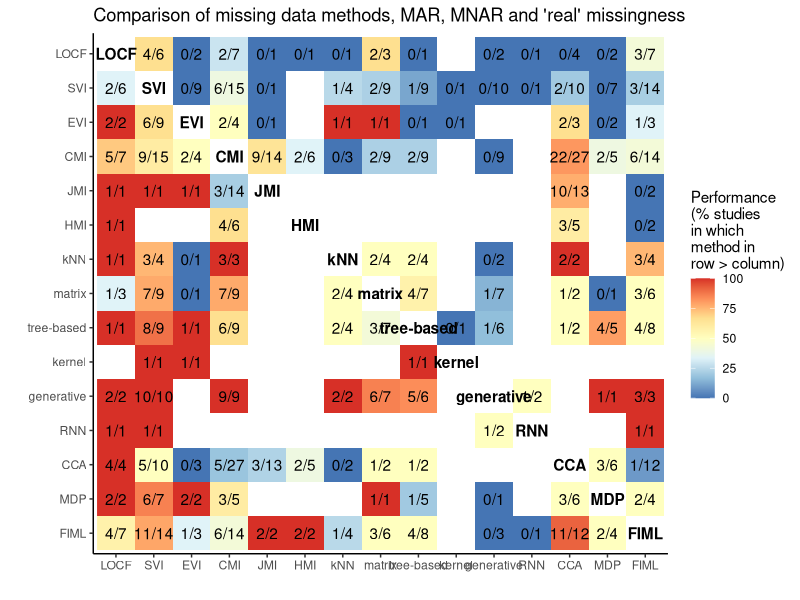
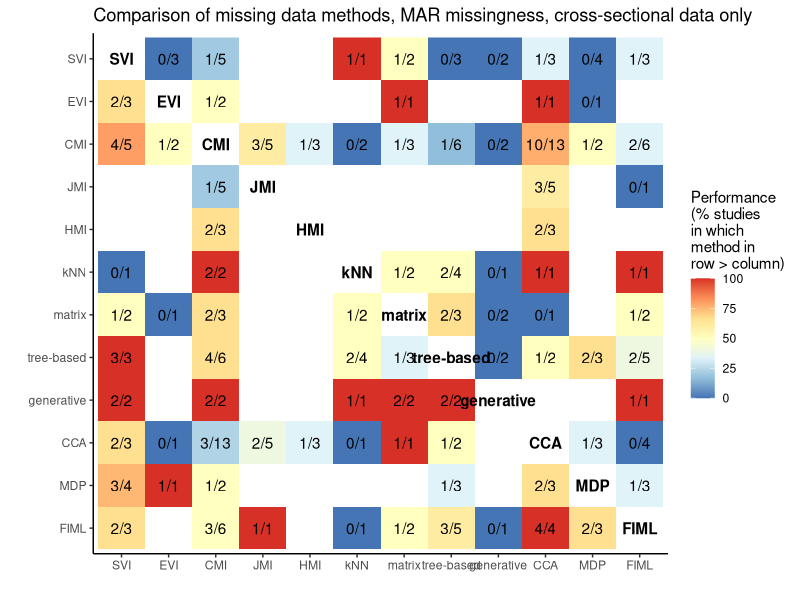
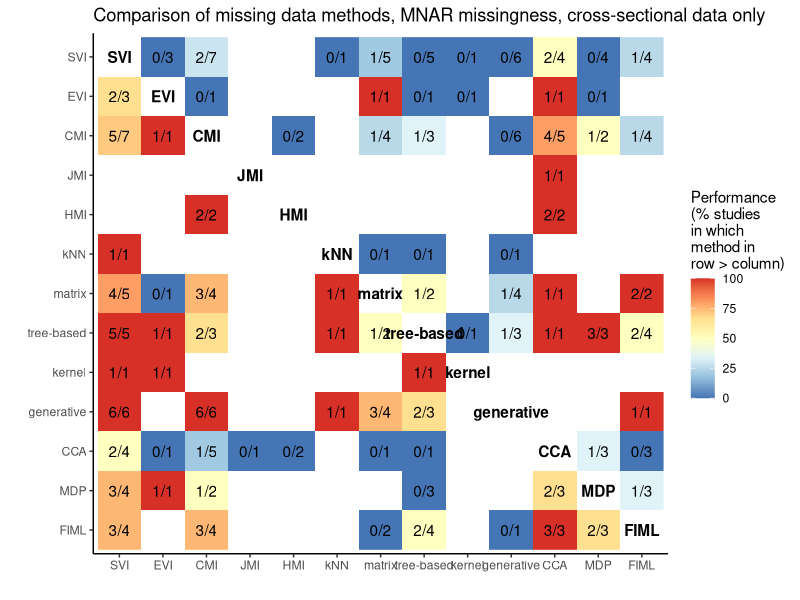
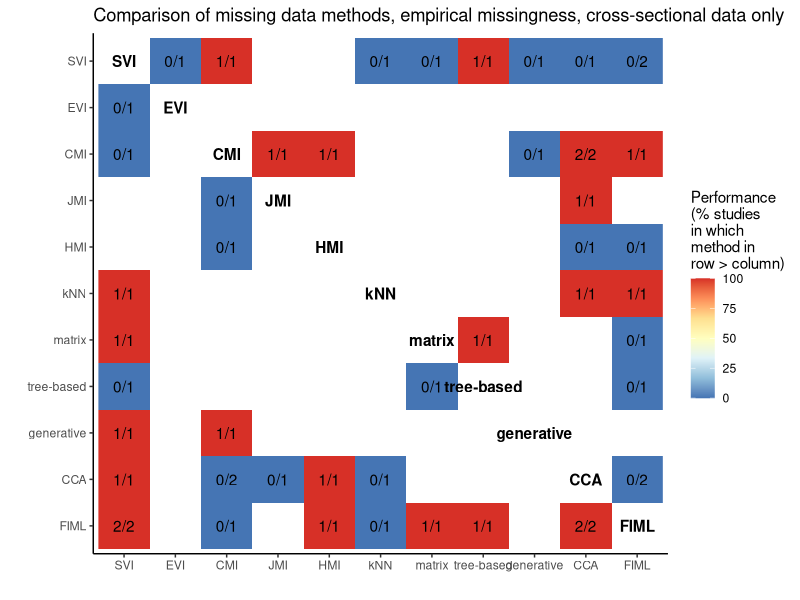
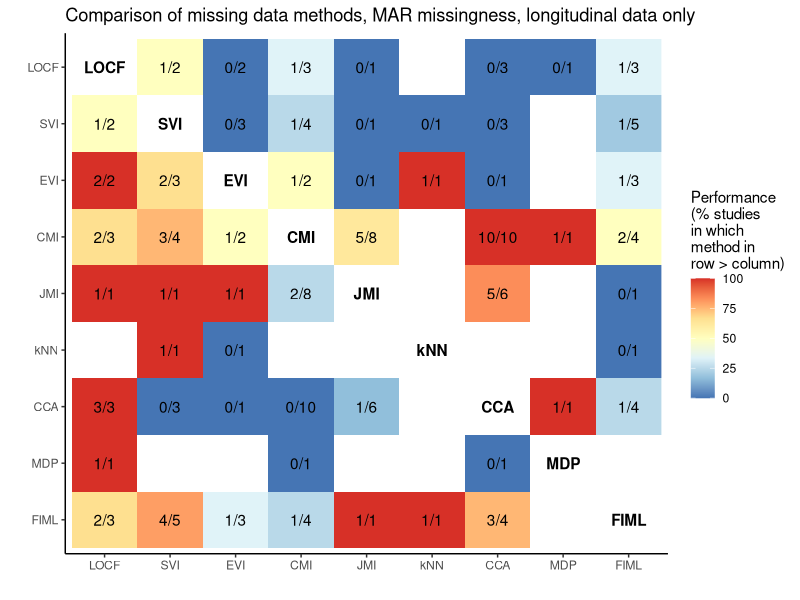
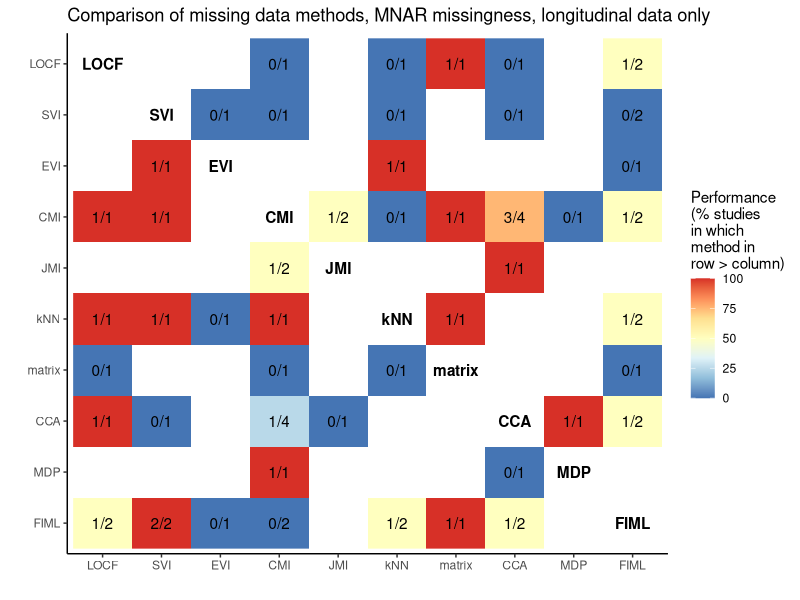
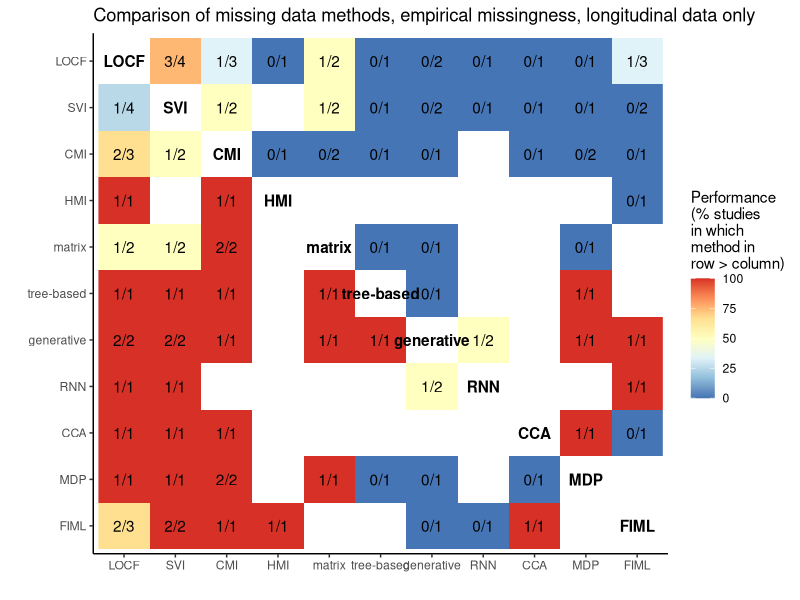
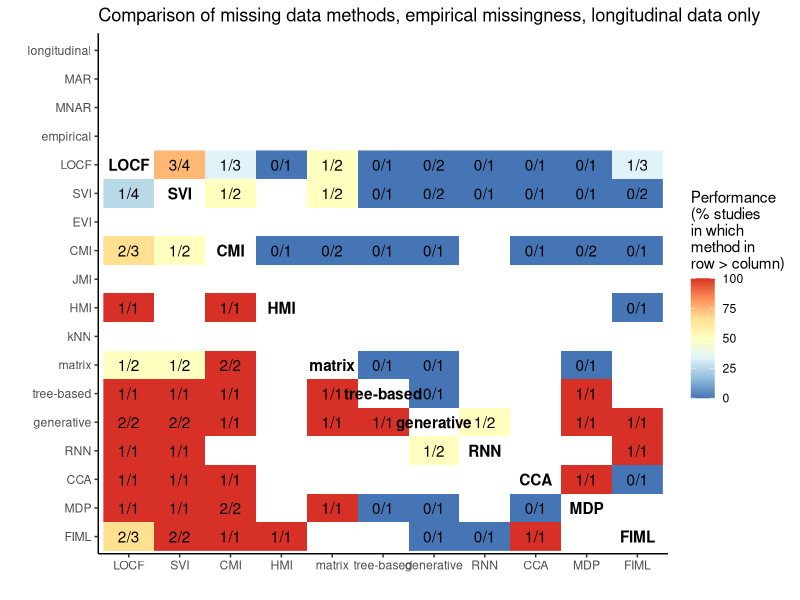

These charts were generated, in order, by the following R code:
# lit review
library(tidyverse)
dat <- readxl::read_excel("./asreview_result_clinical-applications-of-ai.xlsx", sheet = "Export", na = "0")

# analyze data
analyze <- function(data) {
  # exclude unused methods and paper characteristics (columns 1-4)
  excl <- colMeans(data, na.rm=TRUE)=="NaN"
  excl[1:4] <- TRUE
  
  # labels of used methods
  methods <- names(data)[!excl]
  
  results <- purrr::map_dfr(1:length(methods), function(x) {
    purrr::map_dfr(methods, function(y) {
      sum(data[, methods[x]] < data[, y], na.rm = TRUE) %>%
        c(., sum(data[, methods[x]] > 0 &
                   data[, y] > 0, na.rm = TRUE)) %>%
        setNames(., c("count", "total")) #name per method: c(methods[x],paste0(methods[x], "_sum"))
    }) %>%
      cbind(method = methods[x], versus = methods, .)
  }) %>%
    mutate(
      method = factor(method, levels = rev(methods)),
      versus = factor(versus, levels = methods),
      label = paste0(count, "/", total)
    )
  is.na(results$label) <- results[, "label"] == "0/0"
  results$diag <- results[, "method"] == results[, "versus"]
  results[results$diag, "label"] <- methods
  results[results$diag, "count"] <- NA
  return(results)
}

# plot results
plot_results <- function(results, title_text){
  ggplot(results, aes(x=versus, y=method, fill=100*count/total, label = label, fontface = ifelse(diag, 2,1)))+
    geom_raster() +
    geom_text() +
    labs(x = "", y="", title = title_text) +
    scale_fill_distiller(palette = "RdYlBu", name = "Performance \n(% studies \nin which \nmethod in \nrow > column)", na.value = "white") + #, low="white", high="darkgrey", na.value = "white") +
    theme_classic()
}

# for all studies combined
results_full <-analyze(dat)
plot_results(results_full, "Comparison of missing data methods, MAR, MNAR and 'real' missingness")

# # longitudinal only
# results_long <- dat %>% 
#   filter(longitudinal==1) %>% 
#   analyze()
# plot_results(results_long, "Comparison of missing data methods, all longitudinal data")

# # cross-sectional only
# results_cros <- dat %>% 
#   filter(is.na(longitudinal)) %>% 
#   analyze()
# plot_results(results_cros, "Comparison of missing data methods, all cross-sectional data")

# MAR, cross-sectional only
results_MAR_cros <- dat %>% filter(MAR==1) %>%
  filter(is.na(longitudinal)) %>%
  analyze() %>% 
  plot_results("Comparison of missing data methods, MAR missingness, cross-sectional data only")
results_MAR_cros

# MNAR, cross-sectional only
results_MNAR_cros <- dat %>% filter(MNAR==1) %>% 
  filter(is.na(longitudinal)) %>% 
  analyze() %>% 
  plot_results("Comparison of missing data methods, MNAR missingness, cross-sectional data only")
results_MNAR_cros

# empirical cross-sectional only
results_emp_cros <- dat %>% filter(empirical==1) %>% 
  filter(is.na(longitudinal)) %>% 
  analyze() %>% 
  plot_results("Comparison of missing data methods, empirical missingness, cross-sectional data only")
results_emp_cros

# MAR longitudinal only
results_MAR_long <- dat %>% filter(MAR==1) %>% 
  filter(longitudinal==1) %>% 
  analyze() %>% 
  plot_results("Comparison of missing data methods, MAR missingness, longitudinal data only")
results_MAR_long

# MNAR longitudinal only
results_MNAR_long <- dat %>% filter(MNAR==1) %>% 
  filter(longitudinal==1) %>% 
  analyze() %>% 
  plot_results("Comparison of missing data methods, MNAR missingness, longitudinal data only")
results_MNAR_long

# empirical longitudinal only
results_emp_long <- dat %>% filter(empirical==1) %>% 
  filter(longitudinal==1) %>% 
  analyze() %>% 
  plot_results("Comparison of missing data methods, empirical missingness, longitudinal data only")
results_emp_long


# combine plots
library(patchwork)
excl_cros <- apply(dat[is.na(dat$longitudinal),-c(1:4)], 2, function(x){all(is.na(x))}) %>% c(rep(FALSE, 4),.)
excl_long <- apply(dat[dat$longitudinal==1,-c(1:4)], 2, function(x){all(is.na(x))}) %>% c(rep(FALSE,4),.) #dat %>% filter(longitudinal==1) %>% colMeans(., na.rm=TRUE) == "NaN"

# cross-sectional

# longitudinal
results_emp_long + scale_y_discrete(limits = rev(names(dat)[!excl_long]))

# OLD CODE
# results <- purrr::map_dfr(1:15, function(x){
#   purrr::map_dfr(methods, function(y){
#     sum(dat[, methods[x]]<dat[,y], na.rm=TRUE) %>% 
#       c(., sum(dat[, methods[x]]> 0 & dat[,y] > 0, na.rm = TRUE)) %>% 
#       setNames(., c("count", "total")) #name per method: c(methods[x],paste0(methods[x], "_sum"))
#     }) %>% 
#     cbind(method = methods[x], versus = methods, .)}) %>% 
#   mutate(method = factor(method, levels=rev(methods)),
#          versus = factor(versus, levels=methods),
#          label = paste0(count,"/",total)) 
# is.na(results$label) <- results[, "label"]=="0/0"
# results[results[,"method"]==results[,"versus"], "label"] <- methods


# MNAR_results <- purrr::map_dfr(1:19, function(x){
#   purrr::map_dfr(methods, function(y){
#     sum(MNAR_dat[, methods[x]]< MNAR_dat[,y], na.rm=TRUE) %>% 
#       c(., sum(MNAR_dat[, methods[x]]> 0 & MNAR_dat[,y] > 0, na.rm = TRUE)) %>% 
#       setNames(., c("count", "total")) #name per method: c(methods[x],paste0(methods[x], "_sum"))
#   }) %>% 
#     cbind(method = methods[x], versus = methods, .)}) %>% 
#   mutate(method = factor(method, levels=rev(methods)),
#          versus = factor(versus, levels=methods),
#          label = paste0(count,"/",total)) 
# is.na(MNAR_results$label) <- MNAR_results[, "label"]=="0/0"
# MNAR_results[results[,"method"]==MNAR_results[,"versus"], "label"] <- methods

# # check which methods are not used at all
# MNAR_results <- MNAR_results %>% 
#   filter(method != "RNN") %>% filter(method != "kernel") %>% 
#   filter(versus != "RNN") %>% filter(versus != "kernel")

# ggplot(results_MNAR, aes(x=versus, y=method, fill=count/total, label = label))+
#   geom_tile() +
#   geom_text() +
#   labs(x = "", y="", title = "Comparison of missing data methods, MNAR mmissingness only") +
#   scale_fill_gradient(name = "Performance \n(row > column)", low="white", high="darkgrey", na.value = "white") +
#   theme_bw()
